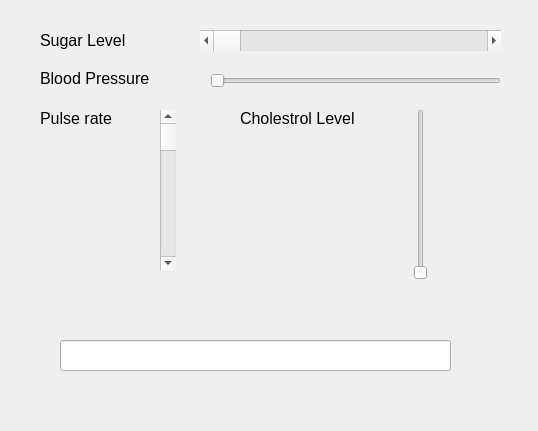
<?xml version="1.0" encoding="UTF-8"?>
<ui version="4.0">
 <class>Dialog</class>
 <widget class="QDialog" name="Dialog">
  <property name="geometry">
   <rect>
    <x>0</x>
    <y>0</y>
    <width>538</width>
    <height>431</height>
   </rect>
  </property>
  <property name="windowTitle">
   <string>Dialog</string>
  </property>
  <widget class="QScrollBar" name="horizontalScrollBarSugarLevel">
   <property name="geometry">
    <rect>
     <x>200</x>
     <y>30</y>
     <width>301</width>
     <height>21</height>
    </rect>
   </property>
   <property name="font">
    <font>
     <pointsize>12</pointsize>
    </font>
   </property>
   <property name="orientation">
    <enum>Qt::Horizontal</enum>
   </property>
  </widget>
  <widget class="QLabel" name="label">
   <property name="geometry">
    <rect>
     <x>40</x>
     <y>30</y>
     <width>111</width>
     <height>21</height>
    </rect>
   </property>
   <property name="font">
    <font>
     <pointsize>12</pointsize>
    </font>
   </property>
   <property name="text">
    <string>Sugar Level</string>
   </property>
  </widget>
  <widget class="QLabel" name="label_2">
   <property name="geometry">
    <rect>
     <x>40</x>
     <y>110</y>
     <width>141</width>
     <height>16</height>
    </rect>
   </property>
   <property name="font">
    <font>
     <pointsize>12</pointsize>
    </font>
   </property>
   <property name="text">
    <string>Pulse rate</string>
   </property>
  </widget>
  <widget class="QScrollBar" name="verticalScrollBarPulseRate">
   <property name="geometry">
    <rect>
     <x>160</x>
     <y>110</y>
     <width>16</width>
     <height>160</height>
    </rect>
   </property>
   <property name="font">
    <font>
     <pointsize>12</pointsize>
    </font>
   </property>
   <property name="orientation">
    <enum>Qt::Vertical</enum>
   </property>
  </widget>
  <widget class="QLabel" name="label_3">
   <property name="geometry">
    <rect>
     <x>40</x>
     <y>70</y>
     <width>151</width>
     <height>16</height>
    </rect>
   </property>
   <property name="font">
    <font>
     <pointsize>12</pointsize>
    </font>
   </property>
   <property name="text">
    <string>Blood Pressure</string>
   </property>
  </widget>
  <widget class="QSlider" name="horizontalSliderBloodPressure">
   <property name="geometry">
    <rect>
     <x>210</x>
     <y>70</y>
     <width>291</width>
     <height>22</height>
    </rect>
   </property>
   <property name="font">
    <font>
     <pointsize>12</pointsize>
    </font>
   </property>
   <property name="orientation">
    <enum>Qt::Horizontal</enum>
   </property>
  </widget>
  <widget class="QLabel" name="label_4">
   <property name="geometry">
    <rect>
     <x>240</x>
     <y>110</y>
     <width>131</width>
     <height>16</height>
    </rect>
   </property>
   <property name="font">
    <font>
     <pointsize>12</pointsize>
    </font>
   </property>
   <property name="text">
    <string>Cholestrol Level</string>
   </property>
  </widget>
  <widget class="QSlider" name="verticalSliderCholestrolLevel">
   <property name="geometry">
    <rect>
     <x>410</x>
     <y>109</y>
     <width>22</width>
     <height>171</height>
    </rect>
   </property>
   <property name="font">
    <font>
     <pointsize>12</pointsize>
    </font>
   </property>
   <property name="orientation">
    <enum>Qt::Vertical</enum>
   </property>
  </widget>
  <widget class="QLineEdit" name="lineEditResult">
   <property name="geometry">
    <rect>
     <x>60</x>
     <y>340</y>
     <width>391</width>
     <height>31</height>
    </rect>
   </property>
   <property name="font">
    <font>
     <pointsize>12</pointsize>
    </font>
   </property>
  </widget>
 </widget>
 <resources/>
 <connections/>
</ui>
